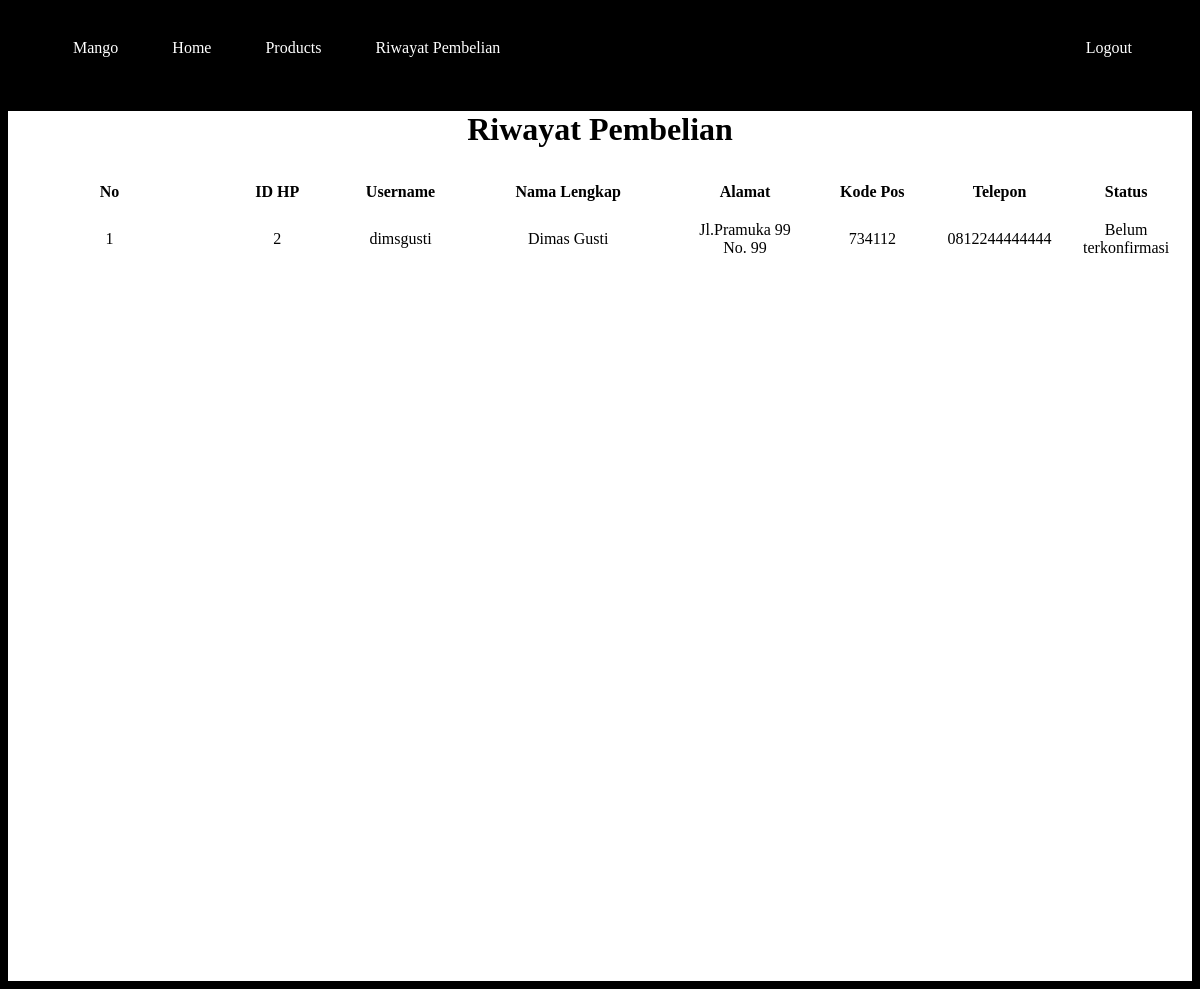
Screenshot of /uasweb/public/riwayat.php (signed in) with the database file from the repository.
### tables this page shows
CREATE TABLE `riwayat` (
  `id_pembayaran` int(100) NOT NULL,
  `username` varchar(255) NOT NULL,
  `nama_lengkap` varchar(255) NOT NULL,
  `alamat` varchar(255) NOT NULL,
  `kodepos` varchar(255) NOT NULL,
  `telp` varchar(255) NOT NULL,
  `mastercard` varchar(255) NOT NULL,
  `id_hp` int(100) NOT NULL
);

### uasweb/public/riwayat.php (the view, shortened to what this page needs)
<?php
require '../database/connection.php';
$data = $_SESSION['username'];
$result = mysqli_query($conn, "SELECT * FROM riwayat WHERE username = '$data'");
$riwayat = [];
while($row = mysqli_fetch_assoc($result)){
    $riwayat[] = $row;
}
?>
<link rel="stylesheet" href="../style/style.css?v=<?php echo time(); ?>">
<div class="navbar">
    <div class="navbarKiri">
        <ul>
            <span>
                <li><a href="../index.php">Mango</a></li>
                <li><a href="../index.php">Home</a></li>
                <li><a href="products.php">Products</a></li>
                <li><a href="riwayat.php">Riwayat Pembelian</a></li>
            </span>
        </ul>
    </div>
    <div class="navbarKanan">
        <ul>
            <span>
                <?php
                    if($_SESSION['username'])
                    echo '<li><a href="logout.php">Logout</a></li>';
                    else{
                        echo '<li><a href="login.php">Login</a></li>';
                    }
                ?>
            </span>
        </ul>
    </div>
</div>
<div class="readForm" style="text-align: center;">
    <h1>Riwayat Pembelian</h1>
    <table class="table">
        <thead>
            <tr>
                <th>No</th>
                <th>ID HP</th>
                <th>Username</th>
                <th>Nama Lengkap</th>
                <th>Alamat</th>
                <th>Kode Pos</th>
                <th>Telepon</th>
                <th>Status</th>
            </tr>
        </thead>
        <tbody>
            <?php $i = 1; foreach ($riwayat as $rw): ?>
                <tr>
                    <td><?php echo $i; ?></td>
                    <td><?php echo $rw["id_hp"] ?></td>
                    <td><?php echo $rw["username"] ?></td>
                    <td><?php echo $rw["nama_lengkap"]; ?></td>
                    <td><?php echo $rw["alamat"]; ?></td>
                    <td><?php echo $rw["kodepos"]; ?></td>
                    <td><?php echo $rw["telp"]; ?></td>
                    <td>Belum terkonfirmasi</td>
                </tr>
            </tbody>
        </table>
    <?php $i++; endforeach; ?>
</div>

### uasweb/style/style.css (style rules this page uses)
.navbar { color: white; max-width: auto; height: 82px; }
.navbar li { list-style: none; display: inline; }
.navbar a { padding: 25px; color: white; }
.navbar a:link, a:visited, a:active { color: white; text-decoration: none; }
.navbarKiri { margin-top: 15px; float: left; }
.navbarKanan { margin-top: 15px; float: right; margin-right: 35px; }
.footer p, li { color: white; }
.readForm { background-color: white; color: black; min-height: 870px; }
.readForm table { table-layout: fixed; width: 100%; border-collapse: collapse; border: 3px solid white; }
.readForm thead th:nth-child(1) { width: 15%; }
.readForm thead th:nth-child(2) { width: 10%; }
.readForm thead th:nth-child(3) { width: 7.5%; }
.readForm thead th:nth-child(4) { width: 17.5%; }
.readForm th, td { padding: 10px; }
.readForm tbody { text-align: center; }

### rows the page displays
riwayat: id_hp "2", username "dimsgusti", nama_lengkap "Dimas Gusti", alamat "Jl.Pramuka 99 No. 99", kodepos "734112", telp "0812244444444"
